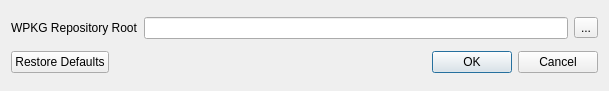
<?xml version="1.0" encoding="UTF-8"?>
<ui version="4.0">
 <class>PrefsDialog</class>
 <widget class="QDialog" name="PrefsDialog">
  <property name="geometry">
   <rect>
    <x>0</x>
    <y>0</y>
    <width>609</width>
    <height>91</height>
   </rect>
  </property>
  <property name="windowTitle">
   <string>Preferences</string>
  </property>
  <property name="windowIcon">
   <iconset>
    <normaloff>:/icons/icons/m2osw_logo.png</normaloff>:/icons/icons/m2osw_logo.png</iconset>
  </property>
  <layout class="QVBoxLayout" name="verticalLayout">
   <item>
    <layout class="QHBoxLayout" name="horizontalLayout_2">
     <item>
      <widget class="QLabel" name="repositoryRootLabel">
       <property name="text">
        <string>WPKG Repository Root</string>
       </property>
      </widget>
     </item>
     <item>
      <layout class="QHBoxLayout" name="horizontalLayout">
       <item>
        <widget class="QLineEdit" name="f_repositoryRootLineEdit">
         <property name="toolTip">
          <string>&lt;html&gt;&lt;head/&gt;&lt;body&gt;&lt;p&gt;Enter (or click to browse) the full path of the root of the WPKG repository. The default is system dependendent.&lt;/p&gt;&lt;/body&gt;&lt;/html&gt;</string>
         </property>
        </widget>
       </item>
       <item>
        <widget class="QToolButton" name="f_repositoryBrowseBtn">
         <property name="text">
          <string>...</string>
         </property>
        </widget>
       </item>
      </layout>
     </item>
    </layout>
   </item>
   <item>
    <widget class="QDialogButtonBox" name="f_buttonBox">
     <property name="orientation">
      <enum>Qt::Horizontal</enum>
     </property>
     <property name="standardButtons">
      <set>QDialogButtonBox::Cancel|QDialogButtonBox::Ok|QDialogButtonBox::RestoreDefaults</set>
     </property>
    </widget>
   </item>
  </layout>
 </widget>
 <resources/>
 <connections>
  <connection>
   <sender>f_buttonBox</sender>
   <signal>accepted()</signal>
   <receiver>PrefsDialog</receiver>
   <slot>accept()</slot>
   <hints>
    <hint type="sourcelabel">
     <x>248</x>
     <y>254</y>
    </hint>
    <hint type="destinationlabel">
     <x>157</x>
     <y>274</y>
    </hint>
   </hints>
  </connection>
  <connection>
   <sender>f_buttonBox</sender>
   <signal>rejected()</signal>
   <receiver>PrefsDialog</receiver>
   <slot>reject()</slot>
   <hints>
    <hint type="sourcelabel">
     <x>316</x>
     <y>260</y>
    </hint>
    <hint type="destinationlabel">
     <x>286</x>
     <y>274</y>
    </hint>
   </hints>
  </connection>
 </connections>
</ui>
